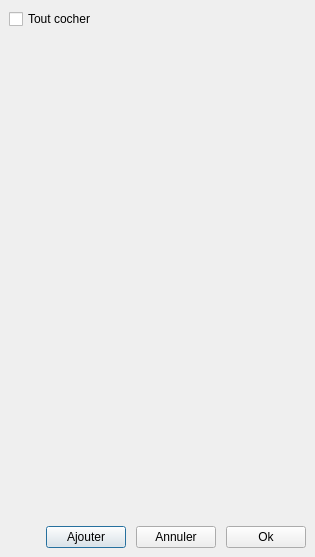
<?xml version="1.0" encoding="UTF-8"?>
<ui version="4.0">
 <class>sourcesWindow</class>
 <widget class="QDialog" name="sourcesWindow">
  <property name="windowModality">
   <enum>Qt::WindowModal</enum>
  </property>
  <property name="geometry">
   <rect>
    <x>0</x>
    <y>0</y>
    <width>315</width>
    <height>557</height>
   </rect>
  </property>
  <property name="sizePolicy">
   <sizepolicy hsizetype="Ignored" vsizetype="Preferred">
    <horstretch>0</horstretch>
    <verstretch>0</verstretch>
   </sizepolicy>
  </property>
  <property name="windowTitle">
   <string>Sources</string>
  </property>
  <property name="windowIcon">
   <iconset resource="../resources.qrc">
    <normaloff>:/images/icon.ico</normaloff>:/images/icon.ico</iconset>
  </property>
  <layout class="QVBoxLayout" name="verticalLayout_2" stretch="0,0,0">
   <property name="spacing">
    <number>10</number>
   </property>
   <property name="leftMargin">
    <number>9</number>
   </property>
   <property name="topMargin">
    <number>9</number>
   </property>
   <property name="rightMargin">
    <number>9</number>
   </property>
   <property name="bottomMargin">
    <number>9</number>
   </property>
   <item>
    <widget class="QCheckBox" name="checkBox">
     <property name="text">
      <string>Tout cocher</string>
     </property>
     <property name="tristate">
      <bool>true</bool>
     </property>
    </widget>
   </item>
   <item>
    <widget class="QScrollArea" name="scrollArea">
     <property name="frameShape">
      <enum>QFrame::NoFrame</enum>
     </property>
     <property name="frameShadow">
      <enum>QFrame::Plain</enum>
     </property>
     <property name="lineWidth">
      <number>0</number>
     </property>
     <property name="widgetResizable">
      <bool>true</bool>
     </property>
     <widget class="QWidget" name="scrollAreaWidgetContents">
      <property name="geometry">
       <rect>
        <x>0</x>
        <y>0</y>
        <width>297</width>
        <height>477</height>
       </rect>
      </property>
      <layout class="QVBoxLayout" name="verticalLayout">
       <property name="leftMargin">
        <number>0</number>
       </property>
       <property name="topMargin">
        <number>0</number>
       </property>
       <property name="rightMargin">
        <number>0</number>
       </property>
       <property name="bottomMargin">
        <number>0</number>
       </property>
       <item>
        <layout class="QGridLayout" name="gridLayout">
         <property name="verticalSpacing">
          <number>0</number>
         </property>
        </layout>
       </item>
      </layout>
     </widget>
    </widget>
   </item>
   <item>
    <layout class="QHBoxLayout" name="horizontalLayout">
     <item>
      <spacer name="buttonAdd">
       <property name="orientation">
        <enum>Qt::Horizontal</enum>
       </property>
       <property name="sizeHint" stdset="0">
        <size>
         <width>0</width>
         <height>0</height>
        </size>
       </property>
      </spacer>
     </item>
     <item>
      <widget class="QPushButton" name="pushButton">
       <property name="text">
        <string>Ajouter</string>
       </property>
      </widget>
     </item>
     <item>
      <widget class="QPushButton" name="buttonCancel">
       <property name="text">
        <string>Annuler</string>
       </property>
      </widget>
     </item>
     <item>
      <widget class="QPushButton" name="buttonOk">
       <property name="text">
        <string>Ok</string>
       </property>
      </widget>
     </item>
    </layout>
   </item>
  </layout>
 </widget>
 <tabstops>
  <tabstop>checkBox</tabstop>
  <tabstop>pushButton</tabstop>
  <tabstop>buttonCancel</tabstop>
  <tabstop>buttonOk</tabstop>
 </tabstops>
 <resources>
  <include location="../resources.qrc"/>
 </resources>
 <connections>
  <connection>
   <sender>buttonCancel</sender>
   <signal>clicked()</signal>
   <receiver>sourcesWindow</receiver>
   <slot>reject()</slot>
   <hints>
    <hint type="sourcelabel">
     <x>125</x>
     <y>379</y>
    </hint>
    <hint type="destinationlabel">
     <x>130</x>
     <y>375</y>
    </hint>
   </hints>
  </connection>
  <connection>
   <sender>buttonOk</sender>
   <signal>clicked()</signal>
   <receiver>sourcesWindow</receiver>
   <slot>valid()</slot>
   <hints>
    <hint type="sourcelabel">
     <x>212</x>
     <y>373</y>
    </hint>
    <hint type="destinationlabel">
     <x>217</x>
     <y>373</y>
    </hint>
   </hints>
  </connection>
  <connection>
   <sender>pushButton</sender>
   <signal>clicked()</signal>
   <receiver>sourcesWindow</receiver>
   <slot>addSite()</slot>
   <hints>
    <hint type="sourcelabel">
     <x>34</x>
     <y>370</y>
    </hint>
    <hint type="destinationlabel">
     <x>50</x>
     <y>375</y>
    </hint>
   </hints>
  </connection>
 </connections>
 <slots>
  <slot>valid()</slot>
  <slot>checkAll(int)</slot>
  <slot>addSite()</slot>
 </slots>
</ui>
